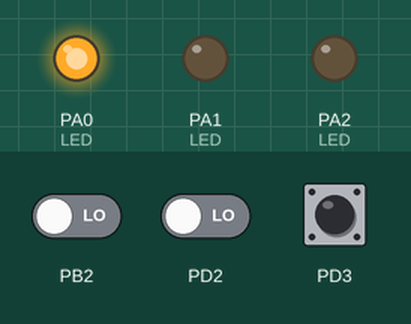
Simulated run of this program. Board: ATmega32, built with avr-gcc and emulated at 8 MHz. Parts: output pins drawn as LEDs (lit = HIGH). Inputs (shaded band) come from the test bench; at power-on: PD2 LOW, PD3 LOW, PB2 LOW.

Above: at 1.2 s.
1.3 s: PD2 driven HIGH
At 2.5 s:
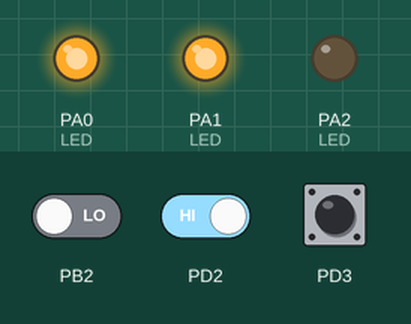
3.5 s: PD3 driven HIGH
At 5.2 s:
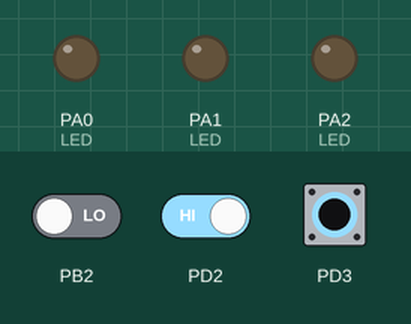
5.5 s: PB2 driven HIGH
At 6.3 s:
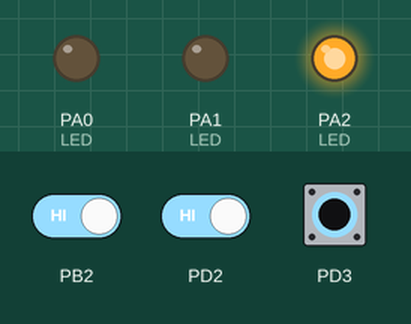
8.0 s: PD3 pulsed LOW 2 times (0.12 s each, 0.3 s apart)
At 9.1 s:
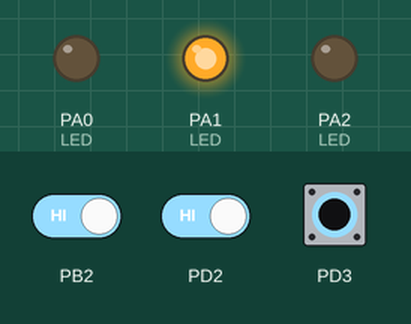
Timing chart, 0 to 11.6 s (numbered marks = the images above; inputs shaded):
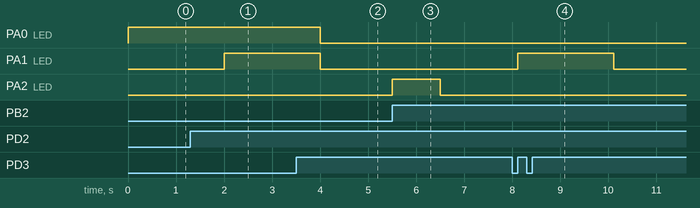

The program:

main.c
```c
/*
 * interrupt.c
 *
 * Created: 4/8/2021 8:52:39 PM
 * Author : remon
 */

#include <avr/io.h>
#define F_CPU 8000000ul
#include <avr/interrupt.h>
#include <util/delay.h>
#include "LED.h"
#include "BUTTON.h"
#include "macros.h"
int main(void)
{
    /* Replace with your application code */
	LED_init('A',0);
	LED_init('A',1);
	LED_init('A',2);
	sei();
	SET_BIT(GICR,INT0);
	SET_BIT(GICR,INT1);
	SET_BIT(GICR,INT2);

	SET_BIT(MCUCR,ISC00);
	SET_BIT(MCUCR,ISC01);

	SET_BIT(MCUCR,ISC10);
	SET_BIT(MCUCR,ISC11);

	SET_BIT(MCUCSR,ISC2);

    while (1)
    {
		LED_off('A',0);
		LED_off('A',1);
		LED_off('A',2);
    }

}
ISR(INT0_vect){
	LED_on('A',0);
	_delay_ms(1000);
}

ISR(INT1_vect){
	LED_on('A',1);
	_delay_ms(1000);
}

ISR(INT2_vect){
	LED_on('A',2);
	_delay_ms(1000);
}
```

BUTTON.c
```c
/*
 * BUTTON.c
 *
 * Created: 4/3/2021 3:01:57 PM
 *  Author: remon
 */
#include "DIO.h"

void BUTTON_init(unsigned char port , unsigned char pin){
	DIO_set_bit_dir(port,pin,0);
}
unsigned char BUTTON_read(unsigned char port , unsigned char pin){
	unsigned char value;
	value=DIO_read_bit(port,pin);
	return value;
}
```

BUTTON.h
```c
/*
 * BUTTON.h
 *
 * Created: 4/3/2021 3:02:15 PM
 *  Author: remon
 */


#ifndef BUTTON_H_
#define BUTTON_H_
void BUTTON_init(unsigned char port , unsigned char pin);
unsigned char BUTTON_read(unsigned char port , unsigned char pin);


#endif /* BUTTON_H_ */
```

LED.c
```c
/*
 * LED.c
 *
 * Created: 4/3/2021 2:40:36 PM
 *  Author: remon
 */
#include "DIO.h"

void LED_init(unsigned char port , unsigned char pin){
	DIO_set_bit_dir(port,pin,1);
}
void LED_on(unsigned char port , unsigned char pin){
	DIO_write_bit(port,pin,1);
}
void LED_off(unsigned char port , unsigned char pin){
	DIO_write_bit(port,pin,0);
}
void LED_toggle(unsigned char port , unsigned char pin){
	DIO_toggle_bit(port,pin);
}
```

LED.h
```c
/*
 * LED.h
 *
 * Created: 4/3/2021 2:40:23 PM
 *  Author: remon
 */


#ifndef LED_H_
#define LED_H_

void LED_init(unsigned char port , unsigned char pin);
void LED_on(unsigned char port , unsigned char pin);
void LED_off(unsigned char port , unsigned char pin);
void LED_toggle(unsigned char port , unsigned char pin);


#endif /* LED_H_ */
```

macros.h
```c
#define REG_SIZE 8
#define SET_BIT(REG,BIT) (REG|=(1<<BIT))
#define CLR_BIT(REG,BIT) (REG&=~(1<<BIT))
#define TOG_BIT(REG,BIT) (REG^=(1<<BIT))
#define READ_BIT(REG,BIT) ((REG&(1u<<BIT))>>BIT)
#define ROL(REG,NUM) (REG=((REG<<NUM)|(REG>>REG_SIZE-NUM)))
#define ROR(REG,NUM) (REG=((REG>>NUM)|(REG<<REG_SIZE-NUM)))
```

DIO.c
```c
#include <avr/io.h>
#include "DIO.h"
#include "macros.h"

void DIO_set_bit_dir(unsigned char port,unsigned char bit , unsigned char dir){
	switch(port){
		case 'A':
			if (dir==1){
				SET_BIT(DDRA,bit);
			}
			else{
				CLR_BIT(DDRA,bit);
			}
			break;
		case 'B':
			if (dir==1){
				SET_BIT(DDRB,bit);
			}
			else{
				CLR_BIT(DDRB,bit);
			}
			break;
		case 'C':
			if (dir==1){
				SET_BIT(DDRC,bit);
			}
			else{
				CLR_BIT(DDRC,bit);
			}
			break;
		case 'D':
			if (dir==1){
				SET_BIT(DDRD,bit);
			}
			else{
				CLR_BIT(DDRD,bit);
			}
			break;
	}
}
unsigned char DIO_read_bit(unsigned char port,unsigned char bit){
	unsigned char value;
	switch(port){
		case 'A':
			value=READ_BIT(PINA,bit);
		break;
		case 'B':
			value=READ_BIT(PINB,bit);
		break;
		case 'C':
		value=READ_BIT(PINC,bit);
		break;
		case 'D':
		value=READ_BIT(PIND,bit);
		break;
	}
	return value;
}
void DIO_write_bit(unsigned char port,unsigned char bit , unsigned char value){
	switch(port){
		case 'A':
			if (value==1){
				SET_BIT(PORTA,bit);
			}
			else{
				CLR_BIT(PORTA,bit);
			}
		break;
		case 'B':
			if (value==1){
				SET_BIT(PORTB,bit);
			}
			else{
				CLR_BIT(PORTB,bit);
			}
		break;
		case 'C':
			if (value==1){
				SET_BIT(PORTC,bit);
			}
			else{
				CLR_BIT(PORTC,bit);
			}
		break;
		case 'D':
			if (value==1){
				SET_BIT(PORTD,bit);
			}
			else{
				CLR_BIT(PORTD,bit);
			}
		break;
	}
}
void DIO_toggle_bit(unsigned char port,unsigned char bit){
		switch(port){
			case 'A':
				TOG_BIT(PORTA,bit);
			break;
			case 'B':
				TOG_BIT(PORTB,bit);
			break;
			case 'C':
				TOG_BIT(PORTC,bit);
			break;
			case 'D':
				TOG_BIT(PORTD,bit);
			break;
	}
}
void DIO_set_port_dir(unsigned char port , unsigned char dir){
	switch(port){
		case 'A':
		if (dir==1){
			DDRA=0xff;
		}
		else{
			DDRA=0x00;
		}
		break;
		case 'B':
		if (dir==1){
			DDRB=0xff;
		}
		else{
			DDRB=0x00;
		}
		break;
		case 'C':
		if (dir==1){
			DDRC=0xff;
		}
		else{
			DDRC=0x00;
		}
		break;
		case 'D':
		if (dir==1){
			DDRD=0xff;
		}
		else{
			DDRD=0x00;
		}
		break;
	}
}
void DIO_write_port(unsigned char port, unsigned char value){
	switch(port){
		case 'A':
			PORTA=value;
		case 'B':
			PORTB=value;
		case 'C':
			PORTC=value;
		break;
		case 'D':
			PORTD=value;
		break;
	}
}
unsigned char DIO_read_port(unsigned char port){
		unsigned char value;
		switch(port){
			case 'A':
				value=PINA;;
			case 'B':
				value=PINB;
			case 'C':
				value=PINC;
			break;
			case 'D':
				value=PIND;
			break;
}
	return value;
}

void DIO_connect_pullup(unsigned char port,unsigned char bit,unsigned char connect){
	switch(port){
		case 'A':
		if (connect==1){
			SET_BIT(PORTA,bit);
		}
		else{
			CLR_BIT(PORTA,bit);
		}
		break;
		case 'B':
		if (connect==1){
			SET_BIT(PORTB,bit);
		}
		else{
			CLR_BIT(PORTB,bit);
		}
		break;
		case 'C':
		if (connect==1){
			SET_BIT(PORTC,bit);
		}
		else{
			CLR_BIT(PORTC,bit);
		}
		break;
		case 'D':
		if (connect==1){
			SET_BIT(PORTD,bit);
		}
		else{
			CLR_BIT(PORTD,bit);
		}
		break;
	}
}

void DIO_write_low_nibble(unsigned char port,unsigned char value){
	value&=0x0f;
	switch(port){
		case'A':
			PORTA&=0xf0;
			PORTA|=value;
		break;
		case'B':
			PORTB &=0xf0;
			PORTB |=value;
		break;
		case'C':
			PORTC&=0xf0;
			PORTC|=value;
		break;
		case'D':
			PORTD&=0xf0;
			PORTD|=value;
		break;
	}
}

void DIO_write_high_nibble(unsigned char port,unsigned char value){
	value&=0xf0;
	switch(port){
		case'A':
			PORTA&=0x0f;
			PORTA|=value;
		break;
		case'B':
			PORTB &=0x0f;
			PORTB |=value;
		break;
		case'C':
			PORTC&=0x0f;
			PORTC|=value;
		break;
		case'D':
			PORTD&=0x0f;
			PORTD|=value;
		break;
	}
}

void DIO_and_port(unsigned char port , unsigned char value){
	switch(port){
	case 'A':
		PORTA&=value;
	break;

	case 'B':
		PORTB&=value;
	break;

	case 'C':
		PORTC&=value;
	break;

	case 'D':
		PORTD&=value;
	break;


	}
}
void DIO_or_port(unsigned char port , unsigned char value){
	switch(port){
		case 'A':
		PORTA|=value;
		break;

		case 'B':
		PORTB|=value;
		break;

		case 'C':
		PORTC|=value;
		break;

		case 'D':
		PORTD|=value;
		break;

	}
}
```

DIO.h
```c
#ifndef DIO_H_
#define DIO_H_
void DIO_set_bit_dir(unsigned char port,unsigned char bit , unsigned char dir);
unsigned char DIO_read_bit(unsigned char port,unsigned char bit);
void DIO_write_bit(unsigned char port,unsigned char bit , unsigned char value);
void DIO_toggle_bit(unsigned char port,unsigned char bit);
void DIO_set_port_dir(unsigned char port , unsigned char dir);
void DIO_write_port(unsigned char port, unsigned char value);
unsigned char DIO_read_port(unsigned char port);
void DIO_connect_pullup(unsigned char port,unsigned char bit,unsigned char connect);
void DIO_write_low_nibble(unsigned char port,unsigned char value);
void DIO_write_high_nibble(unsigned char port,unsigned char value);
void DIO_and_port(unsigned char port , unsigned char value);
void DIO_or_port(unsigned char port , unsigned char value);

#endif
```

Measured:
- after the input at 1.3 s, PA1 (LED): LOW → HIGH after 0.70 s
- after the input at 3.5 s, PA0 (LED), PA1 (LED): HIGH → LOW after 0.50 s
- after the input at 5.5 s, PA2 (LED): LOW → HIGH at once, → LOW 1.0 s later
- after the input at 8.0 s, PA1 (LED): LOW → HIGH after 0.12 s, → LOW 2.0 s later
